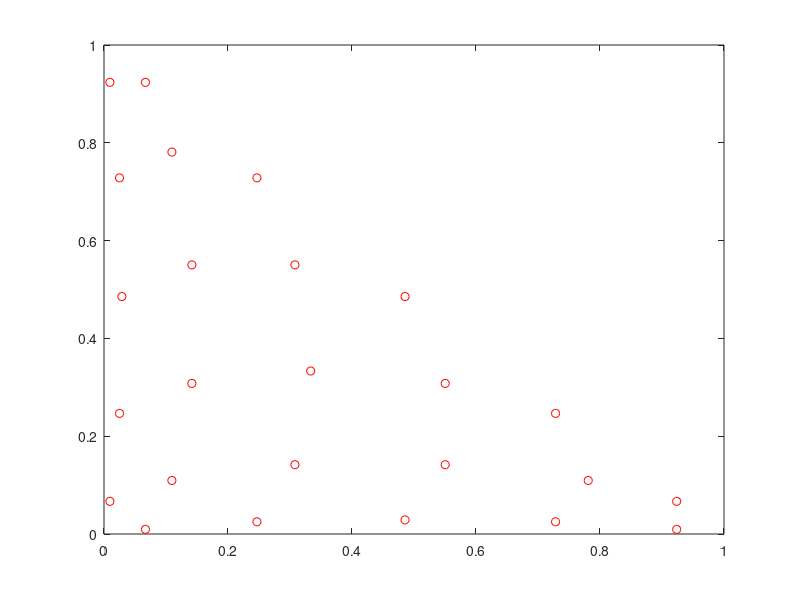

MATLAB code to generate this figure:
function gauss = GaussTriQuadMatrix
% 25 points
% [pointNum, x, y, 2w]
gauss = [1 0.333333333333333	0.333333333333333	0.090817990382754
2 0.028844733232685 0.485577633383657	0.036725957756467
3 0.485577633383657	0.485577633383657	0.036725957756467
4 0.485577633383657	0.028844733232685	0.036725957756467
5 0.781036849029926	0.109481575485037	0.045321059435528
6 0.109481575485037	0.109481575485037	0.045321059435528
7 0.109481575485037	0.781036849029926	0.045321059435528
8 0.141707219414880	0.307939838764121	0.072757916845420
9 0.141707219414880	0.550352941820999	0.072757916845420
10 0.307939838764121	0.141707219414880	0.072757916845420
11 0.307939838764121	0.550352941820999	0.072757916845420
12 0.550352941820999	0.141707219414880	0.072757916845420
13 0.550352941820999	0.307939838764121	0.072757916845420
14 0.025003534762686	0.246672560639903	0.028327242531057
15 0.025003534762686	0.728323904597411	0.028327242531057
16 0.246672560639903	0.025003534762686	0.028327242531057
17 0.246672560639903	0.728323904597411	0.028327242531057
18 0.728323904597411	0.025003534762686	0.028327242531057
19 0.728323904597411	0.246672560639903	0.028327242531057
20 0.009540815400299	0.066803251012200	0.009421666963733
21 0.009540815400299	0.923655933587500	0.009421666963733
22 0.066803251012200 	0.009540815400299	0.009421666963733
23 0.066803251012200	0.923655933587500	0.009421666963733
24 0.923655933587500	0.009540815400299	0.009421666963733
25 0.923655933587500 	0.066803251012200 	0.009421666963733];

plot(gauss(:,2), gauss(:,3), 'ro')
sum(gauss(:,4))